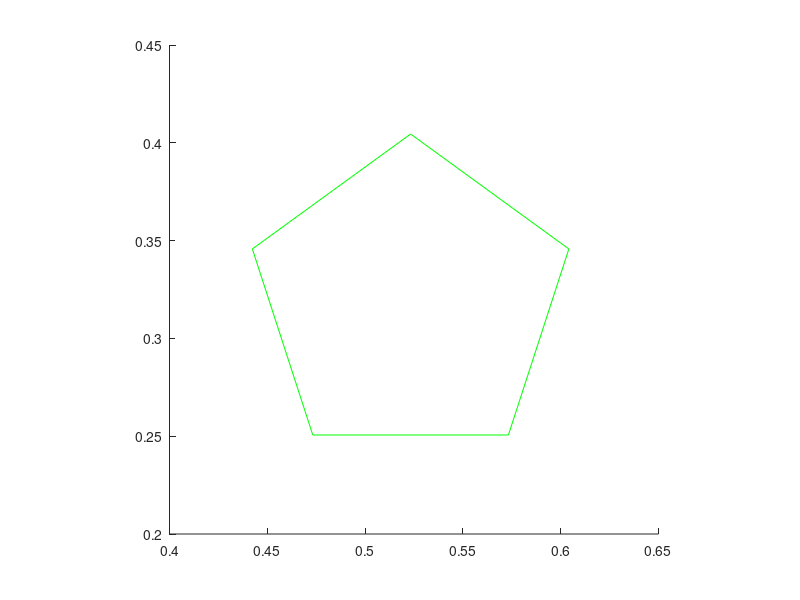

The MATLAB source for this figure:
ax = axes;

% Number of needles
N = 100;

% Length of needles
L = 0.1;


% Get starting X value for 1st Needle
needleX = rand(1) * (1 - 2*L);

if needleX > (1 - L)
needleX = needleX - L;
end

if needleX < L
needleX = needleX + L;
end

% Get starting Y value for 1st Needle
needleY = rand(1) * (1 - 2*L);

if needleY > (1 - L)
needleY = needleY - L;
end

if needleY < L
needleY = needleY + L;
end

% Get Angle for 1st needle
needleAng = 0;

% Get ending X value for 1st Needle
needleX2 = needleX  + (L * cosd(needleAng));

% Get ending Y value for 1st Needle
needleY2 = needleY + (L * sind(needleAng));


% Get start of 2nd needle
needleX3 = needleX + (L * cosd(needleAng + 108));
needleY3 = needleY + (L * sind(needleAng + 108));

% Get start of 3rd needle
needleX4 = needleX2 + (L * cosd(needleAng + 72));
needleY4 = needleY2 + (L * sind(needleAng + 72));

% Get start of 4th needle
needleX5 = needleX3 + (L * cosd(needleAng + 36));
needleY5 = needleY3 + (L * sind(needleAng + 36));

hold on
plot(ax, [needleX; needleX2], [needleY; needleY2], 'g');
plot(ax, [needleX; needleX3], [needleY; needleY3], 'g');
plot(ax, [needleX2; needleX4], [needleY2; needleY4], 'g');
plot(ax, [needleX3; needleX5], [needleY3; needleY5], 'g');
plot(ax, [needleX5; needleX4], [needleY5; needleY4], 'g');

axis square
